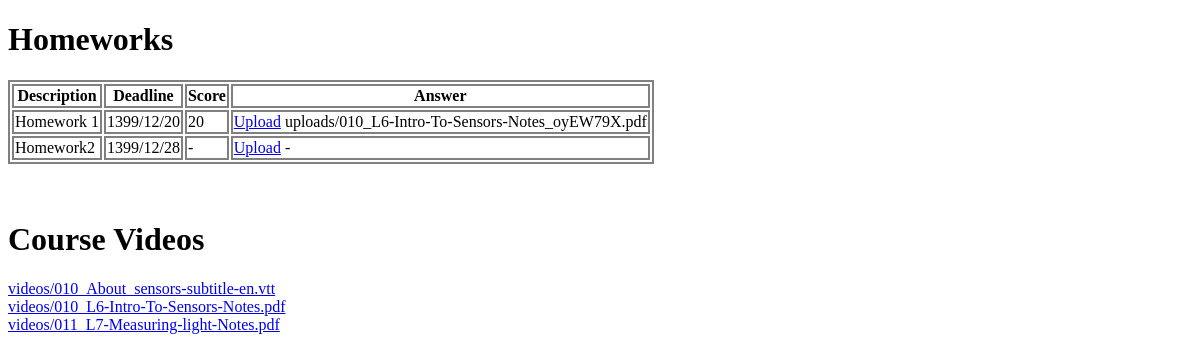
The app's page /panel/ (signed in), older data.
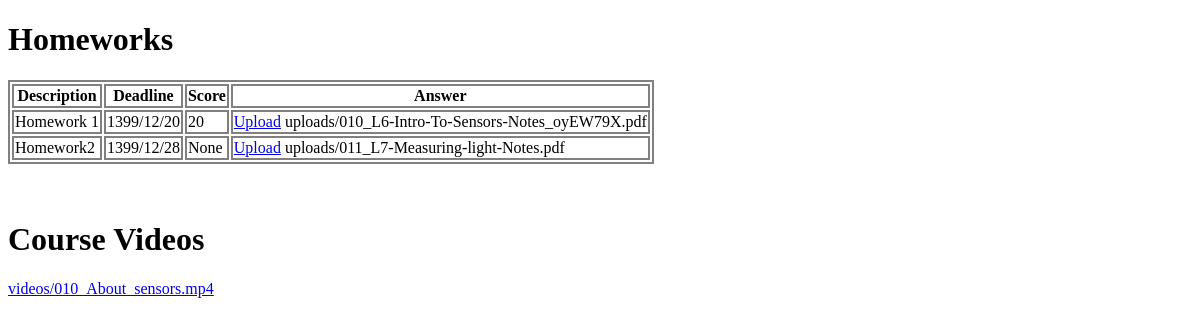
The same page, newer data.
### panel/models.py (models this page shows, shortened)
class Homework(models.Model):
    text = models.TextField()
    deadline = models.CharField(max_length = 250)
    def get_upload(self, student):
        for u in self.uploads.all():
            if u.student == student:
                return u
        return None

class Upload(models.Model):
    homework = models.ForeignKey(Homework, on_delete = models.PROTECT, related_name = 'uploads')
    student = models.ForeignKey(UserProfile, on_delete = models.PROTECT, related_name = 'uploads')
    file = models.FileField(upload_to = 'uploads')
    score = models.PositiveIntegerField(default = None, null = True, blank = True)
    time = models.DateField(default = timezone.now)

class Video(models.Model):
    file = models.FileField(upload_to='videos')

### panel/views.py (the view)
# urls.py: path('panel/', views.panel_view, name = 'panel'),
@login_required
def panel_view(request):
    homeworks = models.Homework.objects.all()
    if request.user.is_teacher:
        if request.method == 'POST':
            text = request.POST.get('text')
            deadline = request.POST.get('deadline')
            homework = models.Homework(text = text, deadline = deadline)
            homework.save()
        return render(request, 'panel/teacher_panel.html', context = {'homeworks':homeworks})
    else:
        data = []
        for homework in homeworks:
            upload = homework.get_upload(request.user)
            data.append( [homework, upload] )
        videos = models.Video.objects.all()
        return render(request, 'panel/student_panel.html', context = {'homeworks':data, 'videos':videos})

### templates/panel/student_panel.html (shortened to what this page needs)
<!DOCTYPE html>
<html lang="en" dir="ltr">
  <head>
  </head>
  <body>
    <h1>Homeworks</h1>
    <table>
      <thead>
        <th>Description</th>
        <th>Deadline</th>
        <th>Score</th>
        <th>Answer</th>
      </thead>
      {% for homework in homeworks  %}
        <tr>
          <td>{{homework.0.text}}</td>
          <td>{{homework.0.deadline}}</td>
          <td>{% if homework.1 %} {{homework.1.score}} {% else %} - {% endif %}</td>
          <td>
            <a href="{% url 'panel:upload' pk=homework.0.id %}">Upload</a>
            {% if homework.1 %} {{homework.1.file}} {% else %} - {% endif %}
              </td>
        </tr>
      {% endfor %}
    </table>
    <br><br>
    <h1>Course Videos</h1>
    {% for vid in videos  %}
      <a href="{% url 'panel:player' pk=vid.id %}">{{vid.file}}</a>
      <br>
    {% endfor %}
  </body>
</html>

### templates/panel/student_panel.html (style rules this page uses)
table, td, th { border: 2px solid gray; }

Row changes from the older to the newer data that the page shows:
removed Video: file "videos/010_About_sensors-subtitle-en.vtt"
removed Video: file "videos/010_L6-Intro-To-Sensors-Notes.pdf"
removed Video: file "videos/011_L7-Measuring-light-Notes.pdf"
shown differently, row unchanged: Homework "Homework2": score (not shown) → "None"; file (not shown) → "uploads/011_L7-Measuring-light-Notes.pdf"; no longer shows "- -"
added Video: file "videos/010_About_sensors.mp4"
